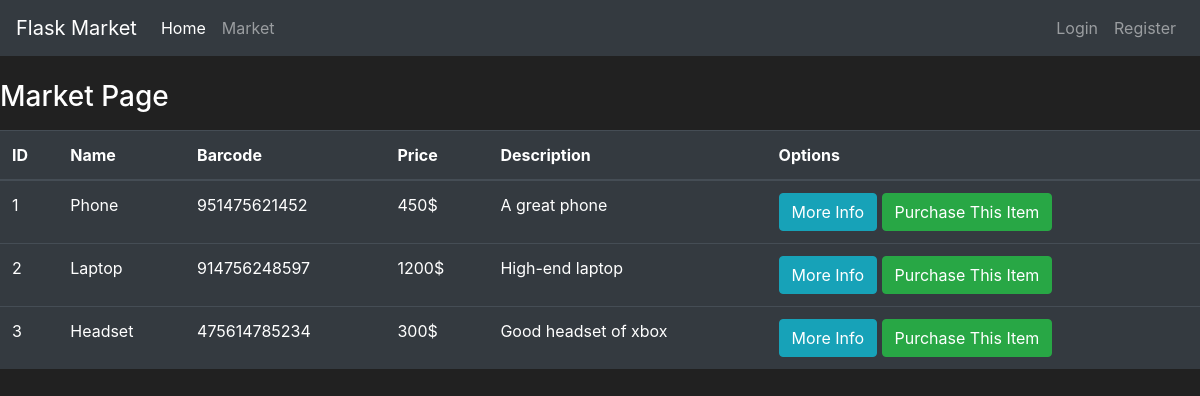
/market, run on the app's committed database.
### market/models.py (models this page shows, shortened)
class Item(db.Model):
    id = db.Column(db.Integer(), primary_key=True)
    name = db.Column(db.String(length=100), nullable=False, unique=True)
    barcode = db.Column(db.String(length=12), nullable=False, unique=True)
    price = db.Column(db.Integer(), nullable=False)
    description = db.Column(db.String(length=1000), nullable=False, unique=True)
    owner = db.Column(db.Integer(), db.ForeignKey("user.id"))

### market/routes.py (the view)
@app.route('/market')
def market_page():
    items = Item.query.all()
    return render_template("market.html", head_title="Market Page", items=items)

### market/templates/market.html
{% extends "base.html" %}
{% block body %}
    <br>
    <h1 class="h3 mb-3 fort-weight-normal"> Market Page </h1>
        <table class="table table-hover table-dark">
            <thead>
                <tr>
                    <th scope="col"> ID</th>
                    <th scope="col"> Name</th>
                    <th scope="col"> Barcode</th>
                    <th scope="col"> Price</th>
                    <th scope="col"> Description</th>
                    <th scope="col"> Options</th>
                </tr>
            </thead>
            <tbody>
                {% for item in items %}
                    <tr>
                        <td>{{ item.id }}</td>
                        <td>{{ item.name }}</td>
                        <td>{{ item.barcode }}</td>
                        <td>{{ item.price }}$</td>
                        <td>{{ item.description }}</td>
                        <td>
                            <button class="btn btn-outline btn-info"> More Info </button>
                            <button class="btn btn-outline btn-success"> Purchase This Item </button>
                        </td>
                    </tr>
                {% endfor %}
            </tbody>
        </table>
{% endblock %}

### market/templates/base.html (shortened to what this page needs)
<!doctype html>
<html lang="en">
<head>
    <link rel="stylesheet" href="https://cdn.jsdelivr.net/npm/bootstrap@4.5.3/dist/css/bootstrap.min.css"
>
</head>
<body>
<nav class="navbar navbar-expand-md navbar-dark bg-dark">
    <a class="navbar-brand" href="#">Flask Market</a>
    <div class="collapse navbar-collapse" id="navbarNav">
        <ul class="navbar-nav mr-auto">
            <li class="nav-item active">
                <a class="nav-link" href="{{ url_for('home_page') }}">Home <span class="sr-only">(current)</span></a>
            </li>
            <li class="nav-item">
                <a class="nav-link" href="{{ url_for('market_page') }}">Market</a>
            </li>
        </ul>
        <ul class="navbar-nav">
            <li class="nav-item">
                <a class="nav-link" href="{{ url_for('login_page') }}">Login</a>
            </li>
            <li class="nav-item">
                <a class="nav-link" href="{{ url_for('register_page') }}">Register</a>
            </li>
        </ul>
    </div>
</nav>
{% block body %}
{% endblock %}
</body>
</html>

### market/templates/base.html (style rules this page uses)
body { background-color: #212121; color: white; }

### data on the page
Item: id "1", name "Phone", barcode "951475621452", price "450", description "A great phone"
Item: id "2", name "Laptop", barcode "914756248597", price "1200", description "High-end laptop"
Item: id "3", name "Headset", barcode "475614785234", price "300", description "Good headset of xbox"
